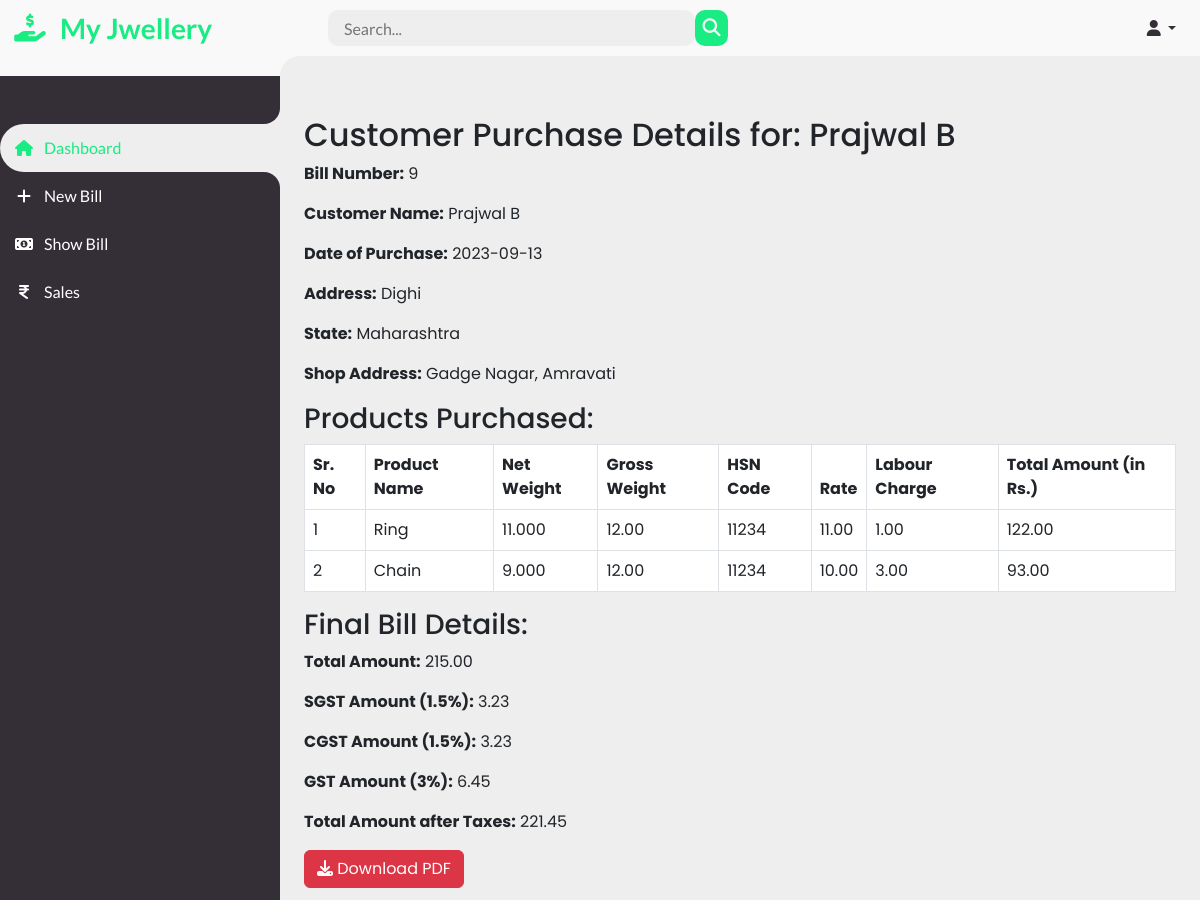
Page /view.php?customer_id=9 on the committed database.
### tables this page shows
CREATE TABLE `new_customer_details` (
  `customer_id` int(11) NOT NULL,
  `shop_address` varchar(255) DEFAULT NULL,
  `gstin` varchar(255) DEFAULT NULL,
  `date` date DEFAULT NULL,
  `name` varchar(255) DEFAULT NULL,
  `address` varchar(255) DEFAULT NULL,
  `state` varchar(255) DEFAULT NULL
);

CREATE TABLE `product_details` (
  `product_id` int(11) NOT NULL,
  `customer_id` int(11) DEFAULT NULL,
  `description` varchar(255) DEFAULT NULL,
  `karet` varchar(255) DEFAULT NULL,
  `hsncode` varchar(255) DEFAULT NULL,
  `gross_weight` decimal(10,2) DEFAULT NULL,
  `net_weight` decimal(10,2) DEFAULT NULL,
  `rate` decimal(10,2) DEFAULT NULL,
  `labour_charge` decimal(10,2) DEFAULT NULL,
  `total_amount` decimal(10,2) DEFAULT NULL
);

CREATE TABLE `final_bill` (
  `bill_id` int(11) NOT NULL,
  `customer_id` int(11) DEFAULT NULL,
  `total_amount` decimal(10,2) DEFAULT NULL,
  `sgst_amount` decimal(10,2) DEFAULT NULL,
  `cgst_amount` decimal(10,2) DEFAULT NULL,
  `gst_total` decimal(10,2) DEFAULT NULL,
  `total_amount_after_taxes` decimal(10,2) DEFAULT NULL
);

### view.php (the view, shortened to what this page needs)
<?php
include 'dbconn.php';
if (isset($_GET['customer_id'])) {
    $billNumber = $_GET['customer_id'];
    $sql = "SELECT * FROM `new_customer_details` WHERE `customer_id` = '$billNumber'";
    $result = mysqli_query($conn, $sql);
    $customerDetails = mysqli_fetch_assoc($result);
    $sql = "SELECT * FROM `product_details` WHERE `customer_id` = '$billNumber'";
    $result = mysqli_query($conn, $sql);
    $productDetails = mysqli_fetch_all($result, MYSQLI_ASSOC);
    $sql = "SELECT * FROM `final_bill` WHERE `customer_id` = '$billNumber'";
    $result = mysqli_query($conn, $sql);
    $finalBillDetails = mysqli_fetch_assoc($result);
}
?>
<!DOCTYPE html>
<html lang="en">
<head>
    <link href="https://cdn.jsdelivr.net/npm/bootstrap@5.3.0-alpha1/dist/css/bootstrap.min.css" rel="stylesheet"
>
    <link rel="stylesheet" href="assets/css/dash_style.css">
</head>
<body>
    <section id="sidebar">
        <a href="dashboard.php" class="brand">
            <i class="fa fa-solid fa-hand-holding-dollar"></i>
            <span class="text">My Jwellery</span>
        </a>
        <ul class="side-menu top Dashboard">
            <li class="active">
                <a href="dashboard.php">
                    <i class="fa fa-solid fa-house"></i>
                    <span class="text">Dashboard</span>
                </a>
            </li>
            <li class="">
                <a href="new_bill.php">
                    <i class="fa-solid fa fa-plus"></i>
                    <span class="text">New Bill</span>
                </a>
            </li>
            <li>
                <a href="">
                    <i class="fa-solid fa fa-money-bill-1"></i>
                    <span class="text">Show Bill</span>
                </a>
            </li>
            <li>
                <a href="#">
                    <i class="fa-solid fa fa-indian-rupee-sign"></i>
                    <span class="text">Sales</span>
                </a>
            </li>
        </ul>
    </section>
    <section id="content">
        <nav>
            <form action="#">
                <div class="form-input">
                    <input type="search" placeholder="Search...">
                    <button type="submit" class="search-btn"><i class="fa fa-solid fa-magnifying-glass"></i></button>
                </div>
            </form>
            <a class="nav-link dropdown-toggle" href="#" role="button" data-bs-toggle="dropdown" aria-expanded="false">
                <i class="fa-solid fa-user"></i>
            </a>
        </nav>
        <main class="container mt-4">
            <?php if (isset($customerDetails)) { ?>
            <section>
                <h2>Customer Purchase Details for: <?php echo $customerDetails['name']; ?></h2>
                <p><strong>Bill Number:</strong> <?php echo $customerDetails['customer_id']; ?></p>
                <p><strong>Customer Name:</strong> <?php echo $customerDetails['name']; ?></p>
                <p><strong>Date of Purchase:</strong> <?php echo $customerDetails['date']; ?></p>
                <p><strong>Address:</strong> <?php echo $customerDetails['address']; ?></p>
                <p><strong>State:</strong> <?php echo $customerDetails['state']; ?></p>
                <p><strong>Shop Address:</strong> <?php echo $customerDetails['shop_address']; ?></p>
                <h3>Products Purchased:</h3>
                <table class="table table-bordered">
                    <thead>
                        <tr>
                            <th>Sr. No</th>
                            <th>Product Name</th>
                            <th>Net Weight</th>
                            <th>Gross Weight</th>
                            <th>HSN Code</th>
                            <th>Rate</th>
                            <th>Labour Charge</th>
                            <th>Total Amount (in Rs.)</th>
                        </tr>
                    </thead>
                    <tbody>
                        <?php
                            $count = 1;
                            foreach ($productDetails as $product) { ?>
                        <tr>
                            <td><?php echo $count; ?></td>
                            <td><?php echo $product['description']; ?></td>
                            <td><?php echo number_format($product['net_weight'], 3); ?></td>
                            <td><?php echo $product['gross_weight']; ?></td>
                            <td><?php echo $product['hsncode']; ?></td>
                            <td><?php echo $product['rate']; ?></td>
                            <td><?php echo $product['labour_charge']; ?></td>
                            <td><?php echo $product['total_amount']; ?></td>
                        </tr>
                        <?php
                            $count++;
                            } ?>
                    </tbody>
                </table>
                <h3>Final Bill Details:</h3>
                <p><strong>Total Amount:</strong> <?php echo $finalBillDetails['total_amount']; ?></p>
                <p><strong>SGST Amount (1.5%):</strong> <?php echo $finalBillDetails['sgst_amount']; ?></p>
                <p><strong>CGST Amount (1.5%):</strong> <?php echo $finalBillDetails['cgst_amount']; ?></p>
                <p><strong>GST Amount (3%):</strong> <?php echo $finalBillDetails['gst_total']; ?></p>
                <p><strong>Total Amount after Taxes:</strong>
                    <?php echo $finalBillDetails['total_amount_after_taxes']; ?></p>
                <a href="generate_pdf.php?customer_id=<?php echo $customerDetails['customer_id']; ?>"
                    class="btn btn-danger" target="_blank"><i class="fa fa-download"></i> Download PDF</a>
            </section>
            <?php } else { ?>
            <section>
                <p>No purchase details found for the provided bill number.</p>
            </section>
            <?php } ?>
        </main>
</body>
</html>

### assets/css/dash_style.css (style rules this page uses)
* { margin: 0; padding: 0; box-sizing: border-box; text-decoration: none !important; }
a { text-decoration: none !important; }
li { list-style: none; text-decoration: none !important; }
html { overflow-x: hidden; }
body { background: var(--grey) !important; overflow-x: hidden; text-decoration: none !important; }
:root { --poppins: 'Poppins', sans-serif; --lato: 'Lato', sans-serif; --light: #F9F9F9; --blue: #18ec82; --light-blue: #CFE8FF; --grey: #eee; --dark-grey: #AAAAAA; --dark: #342E37; --red: #DB504A; --yellow: #FFCE26; --light-yellow: #FFF2C6; --orange: #FD7238; --light-orange: #FFE0D3; }
#sidebar { position: fixed; background: #342E37; top: 0; left: 0; width: 280px; height: 100%; z-index: 2000; font-family: var(--lato); transition: .3s ease; overflow-x: hidden; scrollbar-width: none; }
#sidebar .brand { font-size: 28px; font-weight: 700; height: 56px; display: flex; align-items: center; color: var(--blue); position: sticky; top: 0; left: 0; background: var(--light); z-index: 500; padding-bottom: 20px; box-sizing: content-box; }
#sidebar .brand .fa { min-width: 60px; display: flex; justify-content: center; }
#sidebar .side-menu { width: 100%; margin-top: 48px; padding-left: 0; }
#sidebar .side-menu li { height: 48px; background: transparent; margin-left: 0px ; border-radius: 48px 0 0 48px; padding: 4px; text-decoration: none !important; }
#sidebar .side-menu li.active { background: var(--grey); position: relative; }
#sidebar .side-menu li.active::before { content: ''; position: absolute; width: 40px; height: 40px; border-radius: 40%; top: -40px; right: 0; box-shadow: 20px 20px 0 var(--grey); z-index: -1; }
#sidebar .side-menu li.active::after { content: ''; position: absolute; width: 40px; height: 40px; border-radius: 40%; bottom: -40px; right: 0; box-shadow: 20px -20px 0 var(--grey); z-index: -1; }
#sidebar .side-menu li a { width: 100%; height: 100%; display: flex; align-items: center; border-radius: 40px; font-size: 16px; color: white; white-space: nowrap; overflow-x: hidden; }
#sidebar .side-menu.top li.active a { color: var(--blue); }
#sidebar .side-menu li a .fa { min-width: calc(60px - ((4px + 6px) * 2)); display: flex; justify-content: center; }
#content { position: fixed; width: calc(100% - 280px); left: 280px; transition: .3s ease; }
#content nav { height: 56px; background: var(--light); padding: 0 24px; display: flex; align-items: center; grid-gap: 24px; font-family: var(--lato); position: sticky; top: 0; left: 100px; z-index: 1000; }
#content nav::before { content: ''; position: absolute; width: 40px; height: 40px; bottom: -40px; left: 0; border-radius: 50%; box-shadow: -20px -20px 0 var(--light); }
#content nav a { color: var(--dark); }
#content nav .nav-link { font-size: 16px; transition: .3s ease; }
#content nav form { max-width: 400px; width: 100%; margin-right: auto; }
#content nav form .form-input { display: flex; align-items: center; height: 36px; }
#content nav form .form-input input { flex-grow: 1; padding: 0 16px; height: 100%; border: none; background: var(--grey); border-radius: 10px; outline: none; width: 100%; color: var(--dark); }
#content nav form .form-input button { width: 36px; height: 100%; display: flex; justify-content: center; align-items: center; background: var(--blue); color: var(--light); font-size: 18px; border: none; outline: none; border-radius: 10px; cursor: pointer; }
#content main { width: 100%; padding: 36px 24px; font-family: var(--poppins); max-height: calc(100vh - 56px); overflow-y: auto; }

### rows in the picture
new_customer_details: name "Prajwal B", customer_id "9", date "2023-09-13", address "Dighi", state "Maharashtra", shop_address "Gadge Nagar, Amravati"
product_details: description "Ring", net_weight "11.000", gross_weight "12.00", hsncode "11234", rate "11.00", labour_charge "1.00", total_amount "122.00"
product_details: description "Chain", net_weight "9.000", gross_weight "12.00", hsncode "11234", rate "10.00", labour_charge "3.00", total_amount "93.00"
final_bill: total_amount "215.00", sgst_amount "3.23", cgst_amount "3.23", gst_total "6.45", total_amount_after_taxes "221.45"
